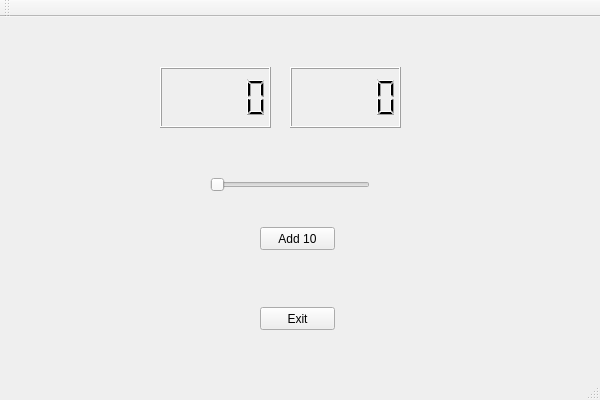
<?xml version="1.0" encoding="UTF-8"?>
<ui version="4.0">
 <class>AwesomeClass</class>
 <widget class="QMainWindow" name="AwesomeClass">
  <property name="geometry">
   <rect>
    <x>0</x>
    <y>0</y>
    <width>600</width>
    <height>400</height>
   </rect>
  </property>
  <property name="windowTitle">
   <string>Awesome</string>
  </property>
  <widget class="QWidget" name="centralWidget">
   <widget class="MyLCD" name="lcdNumber">
    <property name="geometry">
     <rect>
      <x>160</x>
      <y>50</y>
      <width>111</width>
      <height>61</height>
     </rect>
    </property>
   </widget>
   <widget class="MyLCD" name="lcdNumber_2">
    <property name="geometry">
     <rect>
      <x>290</x>
      <y>50</y>
      <width>111</width>
      <height>61</height>
     </rect>
    </property>
   </widget>
   <widget class="QSlider" name="horizontalSlider">
    <property name="geometry">
     <rect>
      <x>210</x>
      <y>160</y>
      <width>160</width>
      <height>16</height>
     </rect>
    </property>
    <property name="orientation">
     <enum>Qt::Horizontal</enum>
    </property>
   </widget>
   <widget class="QPushButton" name="pushButton">
    <property name="geometry">
     <rect>
      <x>260</x>
      <y>210</y>
      <width>75</width>
      <height>23</height>
     </rect>
    </property>
    <property name="text">
     <string>Add 10</string>
    </property>
   </widget>
   <widget class="QPushButton" name="pushButton_2">
    <property name="geometry">
     <rect>
      <x>260</x>
      <y>290</y>
      <width>75</width>
      <height>23</height>
     </rect>
    </property>
    <property name="text">
     <string>Exit</string>
    </property>
   </widget>
  </widget>
  <widget class="QMenuBar" name="menuBar">
   <property name="geometry">
    <rect>
     <x>0</x>
     <y>0</y>
     <width>600</width>
     <height>21</height>
    </rect>
   </property>
  </widget>
  <widget class="QToolBar" name="mainToolBar">
   <attribute name="toolBarArea">
    <enum>TopToolBarArea</enum>
   </attribute>
   <attribute name="toolBarBreak">
    <bool>false</bool>
   </attribute>
  </widget>
  <widget class="QStatusBar" name="statusBar"/>
 </widget>
 <layoutdefault spacing="6" margin="11"/>
 <customwidgets>
  <customwidget>
   <class>MyLCD</class>
   <extends>QLCDNumber</extends>
   <header location="global">MyLCD.h</header>
   <slots>
    <signal>pass()</signal>
    <signal>override(int)</signal>
    <slot>increment()</slot>
    <slot>increment10()</slot>
   </slots>
  </customwidget>
 </customwidgets>
 <resources>
  <include location="awesome.qrc"/>
 </resources>
 <connections>
  <connection>
   <sender>pushButton_2</sender>
   <signal>clicked()</signal>
   <receiver>AwesomeClass</receiver>
   <slot>close()</slot>
   <hints>
    <hint type="sourcelabel">
     <x>309</x>
     <y>330</y>
    </hint>
    <hint type="destinationlabel">
     <x>396</x>
     <y>310</y>
    </hint>
   </hints>
  </connection>
  <connection>
   <sender>horizontalSlider</sender>
   <signal>valueChanged(int)</signal>
   <receiver>lcdNumber_2</receiver>
   <slot>display(int)</slot>
   <hints>
    <hint type="sourcelabel">
     <x>327</x>
     <y>199</y>
    </hint>
    <hint type="destinationlabel">
     <x>321</x>
     <y>106</y>
    </hint>
   </hints>
  </connection>
  <connection>
   <sender>lcdNumber_2</sender>
   <signal>pass()</signal>
   <receiver>lcdNumber</receiver>
   <slot>increment()</slot>
   <hints>
    <hint type="sourcelabel">
     <x>299</x>
     <y>108</y>
    </hint>
    <hint type="destinationlabel">
     <x>265</x>
     <y>116</y>
    </hint>
   </hints>
  </connection>
  <connection>
   <sender>lcdNumber_2</sender>
   <signal>override(int)</signal>
   <receiver>horizontalSlider</receiver>
   <slot>setValue(int)</slot>
   <hints>
    <hint type="sourcelabel">
     <x>352</x>
     <y>136</y>
    </hint>
    <hint type="destinationlabel">
     <x>352</x>
     <y>195</y>
    </hint>
   </hints>
  </connection>
  <connection>
   <sender>pushButton</sender>
   <signal>clicked()</signal>
   <receiver>lcdNumber_2</receiver>
   <slot>increment10()</slot>
   <hints>
    <hint type="sourcelabel">
     <x>296</x>
     <y>253</y>
    </hint>
    <hint type="destinationlabel">
     <x>397</x>
     <y>122</y>
    </hint>
   </hints>
  </connection>
 </connections>
</ui>
